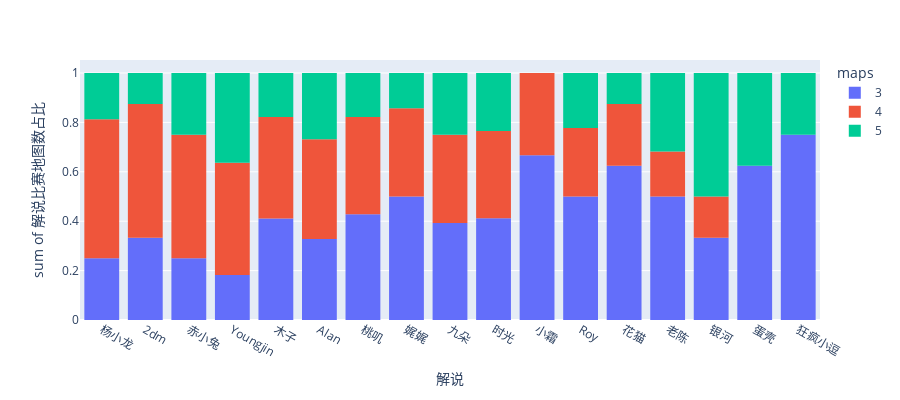

Notebook cell for this chart:
### Code cell
names, maps, rates = [], [], []
for _, row in df_names.sort_values(by='one_rate', ascending=False).iterrows():
    name, zero, one, two = row['names'], row['zero'], row['one'], row['two']
    total = zero + one + two
    for map, i in zip([3, 4, 5], [zero, one, two]):
        names.append(name)
        maps.append(map)
        rates.append(i / total)
df_cum = pd.DataFrame(list(zip(names, maps, rates)), 
                        columns=['names', 'maps', 'rate'])

fig = px.histogram(df_cum,
                    x="names", y="rate",
                    color='maps', # barmode='group',
                    # histfunc='avg',
                    labels={'names':'解说', 'rate':'解说比赛地图数占比'},
                    height=400)
fig.show()

### Figure 1 — Plotly figure (JSON) as saved in the notebook; plotly's stock layout.template omitted (floating-point values rounded to 4 significant figures)
{"data": [{"alignmentgroup": "True", "bingroup": "x", "histfunc": "sum", "hovertemplate": "maps=3<br>解说=%{x}<br>sum of 解说比赛地图数占比=%{y}<extra></extra>", "legendgroup": "3", "marker": {"color": "#636efa", "pattern": {"shape": ""}}, "name": "3", "offsetgroup": "3", "orientation": "v", "showlegend": true, "type": "histogram", "x": ["杨小龙", "2dm", "赤小兔", "Youngjin", "木子", "Alan", "桃叽", "娓娓", "九朵", "时光", "小霜", "Roy", "花猫", "老陈", "银河", "蛋壳", "狂疯小逗"], "xaxis": "x", "y": [0.25, 0.3333, 0.25, 0.1818, 0.4107, 0.3284, 0.4286, 0.5, 0.3929, 0.4118, 0.6667, 0.5, 0.625, 0.5, 0.3333, 0.625, 0.75], "yaxis": "y"}, {"alignmentgroup": "True", "bingroup": "x", "histfunc": "sum", "hovertemplate": "maps=4<br>解说=%{x}<br>sum of 解说比赛地图数占比=%{y}<extra></extra>", "legendgroup": "4", "marker": {"color": "#EF553B", "pattern": {"shape": ""}}, "name": "4", "offsetgroup": "4", "orientation": "v", "showlegend": true, "type": "histogram", "x": ["杨小龙", "2dm", "赤小兔", "Youngjin", "木子", "Alan", "桃叽", "娓娓", "九朵", "时光", "小霜", "Roy", "花猫", "老陈", "银河", "蛋壳", "狂疯小逗"], "xaxis": "x", "y": [0.5625, 0.5417, 0.5, 0.4545, 0.4107, 0.403, 0.3929, 0.3571, 0.3571, 0.3529, 0.3333, 0.2778, 0.25, 0.1818, 0.1667, 0, 0], "yaxis": "y"}, {"alignmentgroup": "True", "bingroup": "x", "histfunc": "sum", "hovertemplate": "maps=5<br>解说=%{x}<br>sum of 解说比赛地图数占比=%{y}<extra></extra>", "legendgroup": "5", "marker": {"color": "#00cc96", "pattern": {"shape": ""}}, "name": "5", "offsetgroup": "5", "orientation": "v", "showlegend": true, "type": "histogram", "x": ["杨小龙", "2dm", "赤小兔", "Youngjin", "木子", "Alan", "桃叽", "娓娓", "九朵", "时光", "小霜", "Roy", "花猫", "老陈", "银河", "蛋壳", "狂疯小逗"], "xaxis": "x", "y": [0.1875, 0.125, 0.25, 0.3636, 0.1786, 0.2687, 0.1786, 0.1429, 0.25, 0.2353, 0, 0.2222, 0.125, 0.3182, 0.5, 0.375, 0.25], "yaxis": "y"}], "layout": {"barmode": "relative", "height": 400, "legend": {"title": {"text": "maps"}, "tracegroupgap": 0}, "margin": {"t": 60}, "xaxis": {"anchor": "y", "domain": [0, 1], "title": {"text": "解说"}}, "yaxis": {"anchor": "x", "domain": [0, 1], "title": {"text": "sum of 解说比赛地图数占比"}}}}
